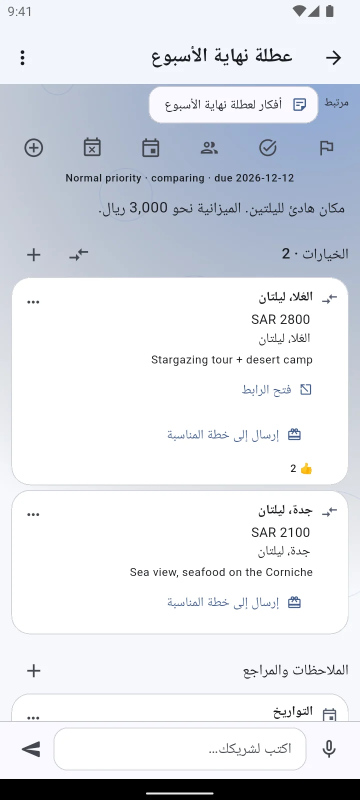
#> input picture assets/app/ar/activity.webp, 720 x 1600 px (shown at 1/2 size)
$ python -i import_screens.py   (imports and definitions only)
#> lines starting #> are read from the running program, lines starting #| are printed output that depends on the picture
#!/usr/bin/env python3
"""Import real app screenshots made by the OneSpace screenshot robot.

The robot (OneSpace repo, .github/workflows/screenshots.yml) signs in as the
fictional demo couple and pushes PNGs to the private repo's `app-screens`
branch. This copies them here as light WebP files:

    python3 tools/import_screens.py /path/to/OneSpace-app-screens-checkout

core_en_today.png            -> assets/app/en/today.webp
together_ar_love.png         -> assets/app/ar/together/love.webp
themes_en_today_softRose.png -> assets/app/en/themes/today_softRose.webp
"""
import sys
from pathlib import Path
from PIL import Image

ROOT = Path(__file__).resolve().parent.parent
WIDTH = 720


# Small real pieces of screens for the "Sound familiar?" answers: (source, top, bottom) as
# fractions of the screen height. Tune after a robot run if a layout moves.
CROPS = {
    'lists': ('lists', 0.36, 0.57),
    'places': ('places', 0.165, 0.37),
    'clocks': ('today', 0.17, 0.43),
    'options': ('decision', 0.235, 0.56),
    'counter': ('counters', 0.085, 0.36),
    'trip': ('trip', 0.07, 0.34),
}
SKIP = {'checkins', 'experiences', 'appearance', 'video_done'}  # empty or with debug overflow marks


def crops():
    for lang in ('en', 'ar'):
        for name, (source, top, bottom) in CROPS.items():
            f = ROOT / 'assets' / 'app' / lang / f'{source}.webp'
            if not f.exists():
                continue
            im = Image.open(f)
            out = ROOT / 'assets' / 'app' / lang / 'snip'
            out.mkdir(parents=True, exist_ok=True)
            im.crop((0, round(im.height * top), im.width, round(im.height * bottom))).save(out / f'{name}.webp', 'WEBP', quality=88, method=6)


def main(src: Path):
    shots = sorted((src / 'screenshots').glob('*.png'))
    for png in shots:
        parts = png.stem.split('_', 2)
        if len(parts) < 3:
            continue
        group, lang, name = parts
        if name in SKIP:
            continue
        folder = ROOT / 'assets' / 'app' / lang / ('' if group == 'core' else group)
        folder.mkdir(parents=True, exist_ok=True)
        im = Image.open(png).convert('RGB')
        h = round(im.height * WIDTH / im.width)
        im.resize((WIDTH, h), Image.LANCZOS).save(folder / f'{name}.webp', 'WEBP', quality=86, method=6)
    vids = sorted((src / 'videos').glob('*.mp4')) if (src / 'videos').exists() else []
    vdir = ROOT / 'assets' / 'app' / 'video'
    for mp4 in vids:
        vdir.mkdir(parents=True, exist_ok=True)
        (vdir / mp4.name).write_bytes(mp4.read_bytes())
        # Poster: a frame from the middle of the clip (the start is often the same screen).
        import subprocess
        dur = float(subprocess.run(['ffprobe', '-v', 'error', '-show_entries', 'format=duration', '-of', 'csv=p=0', str(mp4)],
                                   capture_output=True, text=True).stdout.strip() or 1)
        subprocess.run(['ffmpeg', '-y', '-loglevel', 'error', '-ss', f'{dur * 0.72:.2f}', '-i', str(mp4), '-frames:v', '1', '-q:v', '4',
                        str(vdir / mp4.with_suffix('.jpg').name)], check=True)
    # D110: chapter times for the tutorial videos (seconds where each caption starts).
    for marks in sorted((src / 'videos').glob('*.chapters.json')) if (src / 'videos').exists() else []:
        (vdir / marks.name).write_bytes(marks.read_bytes())
    crops()
    print(f'imported {len(shots)} screens and {len(vids)} clips')


# [2 lines not run here, left out]

>>> import cv2
>>> picture = cv2.imread('../assets/app/ar/activity.webp', cv2.IMREAD_GRAYSCALE)
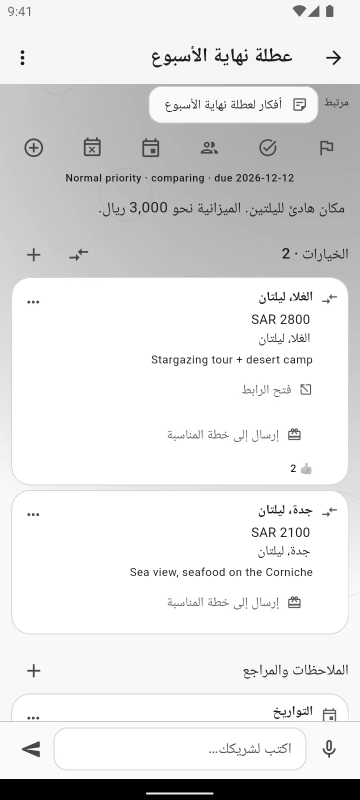
#> picture: shape (1600, 720) (shown at 1/2 size); min 0, max 255, mean 225.9
#> (the run stopped early here; a loop or call above may not have finished)

$ run again, on assets/app/ar/together/counters.webp
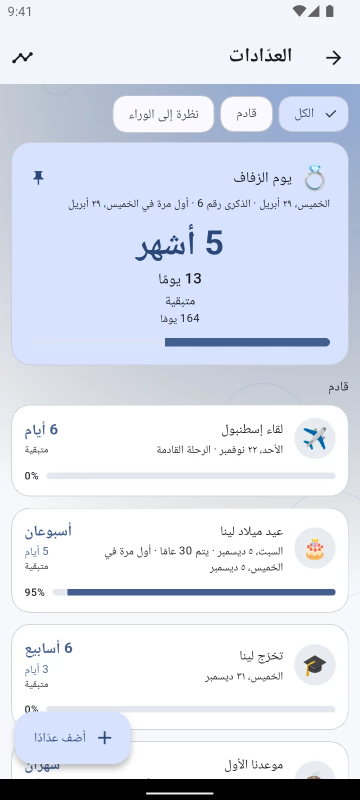
#> input picture assets/app/ar/together/counters.webp, 720 x 1600 px (shown at 1/2 size)
#> `picture = cv2.imread('../assets/app/ar/activity.webp', cv2.IMREAD_GRAY..`:
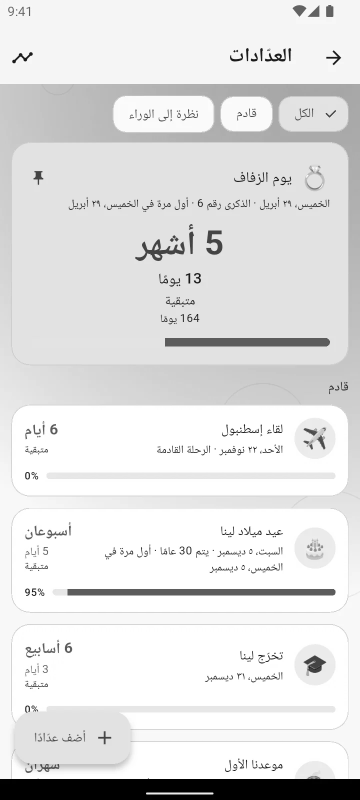
#> picture: shape (1600, 720) (shown at 1/2 size); min 0, max 255, mean 225.5
